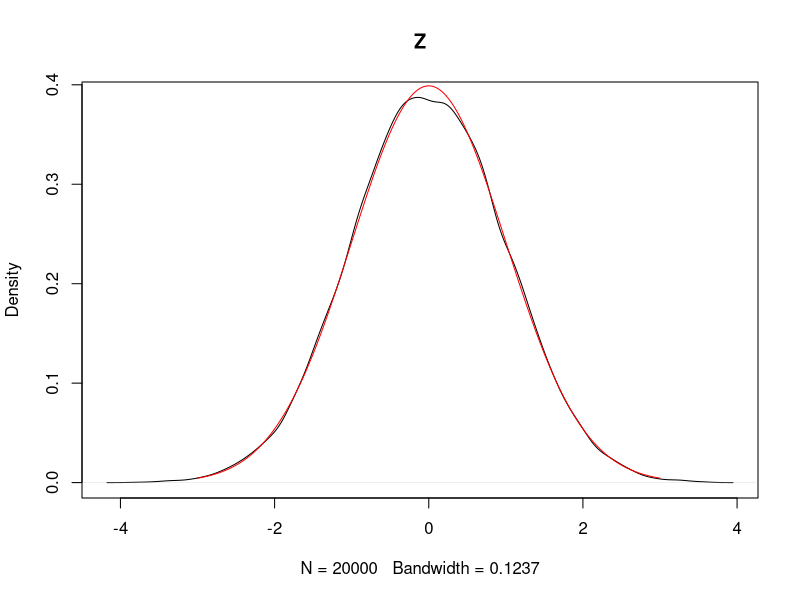
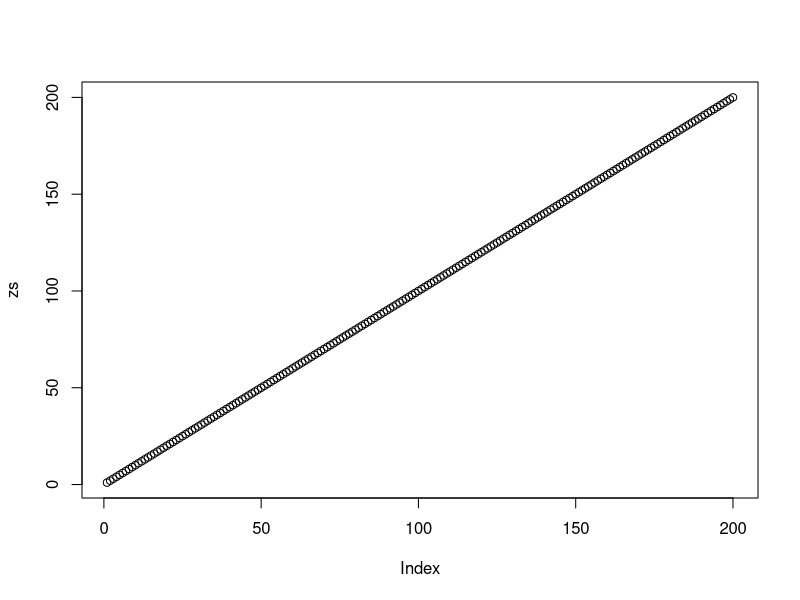

The R script that drew these images, in order:
## ---- chunk 1
sample_size = c(seq(1,200))
sim = function(part_b = FALSE, ssize = sample_size, sig = 1, b = 100) {
  rv = c()
  for(n in sample_size){
    stat_n =  c()
    
    for(rep in (1:b)) {
      mew_n = mean(rnorm(n, 1, sig))
      if(part_b) {
        stat_b = sqrt(n) * (mew_n - 1) # Z
      } else {
        stat_b = (mew_n - 1)^2 # The MSE
      }
      stat_n = append(stat_n, stat_b)
    }
    
    if(part_b) {
      stat_rv = stat_n
    } else {
      stat_rv = mean(stat_n)
    }
    rv = append(rv, stat_rv)
  }
  if(part_b) {
    x = seq(-3, 3, .01)
    f = dnorm(x, sd = sig)
    plot(density(rv), main = "Z")
    lines(x,f,'l',col='red')
  } else {
    # Normal scale plot
    plot(sample_size, rv, ylab = "")
    lines(sample_size, (sig^2) / sample_size, col = "red")
    title(expression(paste(frac(sigma^2, n), "vs. Empirical MSE")), line = -2) 
    
    # Log Log Plot
    plot(sample_size, log = "xy", rv, ylab = "log 1", xlab = "log sample size")
    lines(sample_size, (sig^2) / sample_size, col = "red")
    title(expression(paste("log(", frac(sigma^2, n), ") ", "vs. log(Empirical MSE)")), line = -2)
  }
  
}
## ---- chunk 2
zs = sim(TRUE)
plot(sample_size, zs)
